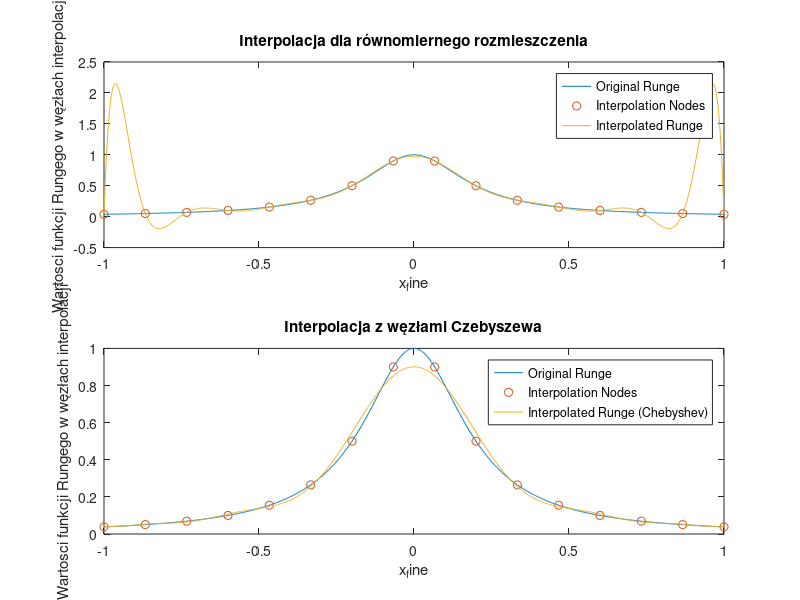

Write MATLAB code to recreate this figure.
function [nodes_Chebyshev, V, V2, original_Runge, interpolated_Runge, interpolated_Runge_Chebyshev] = zadanie2()
% nodes_Chebyshev - wektor wierszowy zawierający N=16 węzłów Czebyszewa drugiego rodzaju
% V - macierz Vandermonde obliczona dla 16 węzłów interpolacji rozmieszczonych równomiernie w przedziale [-1,1]
% V2 - macierz Vandermonde obliczona dla węzłów interpolacji zdefiniowanych w wektorze nodes_Chebyshev
% original_Runge - wektor wierszowy zawierający wartości funkcji Runge dla wektora x_fine=linspace(-1, 1, 1000)
% interpolated_Runge - wektor wierszowy wartości funkcji interpolującej określonej dla równomiernie rozmieszczonych węzłów interpolacji
% interpolated_Runge_Chebyshev - wektor wierszowy wartości funkcji interpolującej wyznaczonej
%       przy zastosowaniu 16 węzłów Czebyszewa zawartych w nodes_Chebyshev 
   N = 16;
   x_fine = linspace(-1, 1, 1000);
   original_Runge = 1 ./ (1 + 25 * x_fine .^ 2);

   V = vandermonde_matrix(N);
   x_coarse = linspace(-1, 1, N);
   y_coarse = 1 ./ (1 + 25 * x_coarse .^ 2);
   c_runge = V \ y_coarse';
   interpolated_Runge = polyval(flipud(c_runge), x_fine); 
   
   nodes_Chebyshev = get_Chebyshev_nodes(N);
   V2 = vandermonde_matrix2(N, nodes_Chebyshev);
   c_runge_Chebyshev = V2 \ (1 ./ (1 + 25 * nodes_Chebyshev .^ 2))';
   interpolated_Runge_Chebyshev = polyval(flipud(c_runge_Chebyshev), x_fine); 

    subplot(2,1,1);
    plot(x_fine, original_Runge, 'DisplayName', 'Original Runge');
    hold on;
    plot(x_coarse, y_coarse, 'o', 'DisplayName', 'Interpolation Nodes');
    plot(x_fine, interpolated_Runge, 'DisplayName', 'Interpolated Runge');
    legend('show');
    title('Interpolacja dla równomiernego rozmieszczenia');
    xlabel("x_fine")
    ylabel("Wartosci funkcji Rungego w węzłach interpolacji")
    
    subplot(2,1,2);
    plot(x_fine, original_Runge, 'DisplayName', 'Original Runge');
    hold on;
    plot(x_coarse, y_coarse, 'o', 'DisplayName', 'Interpolation Nodes');
    plot(x_fine, interpolated_Runge_Chebyshev, 'DisplayName', 'Interpolated Runge (Chebyshev)');
    legend('show');
    title('Interpolacja z węzłami Czebyszewa');
    xlabel("x_fine")
    ylabel("Wartosci funkcji Rungego w węzłach interpolacji")
    
    saveas(gcf, 'zadanie2.png');
end

function nodes = get_Chebyshev_nodes(N)
    k = 0:N-1;
    nodes = cos((pi * k) / (N-1));
end

function V = vandermonde_matrix2(N, nodes)
    V = zeros(N,N);
    for i = 1:N
        V(:,i) = nodes.^(i-1);
    end
end

function V = vandermonde_matrix(N)
    x_coarse = linspace(-1,1,N);
    V = zeros(N,N);
    for i = 1:N
        V(:,i) = x_coarse.^(i-1);
    end
end